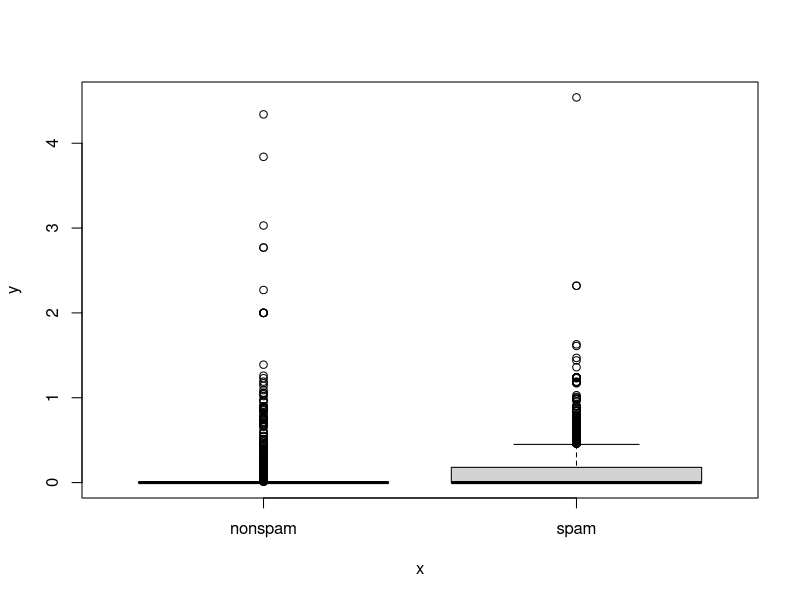
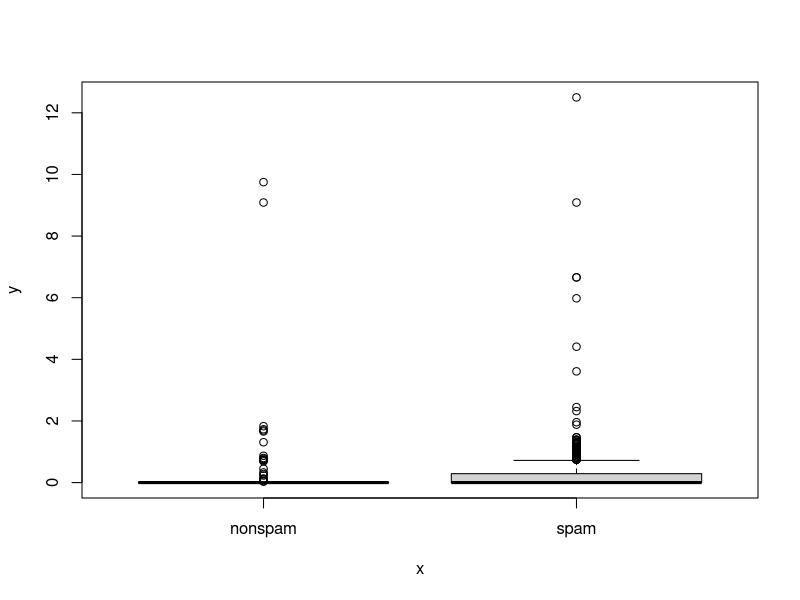
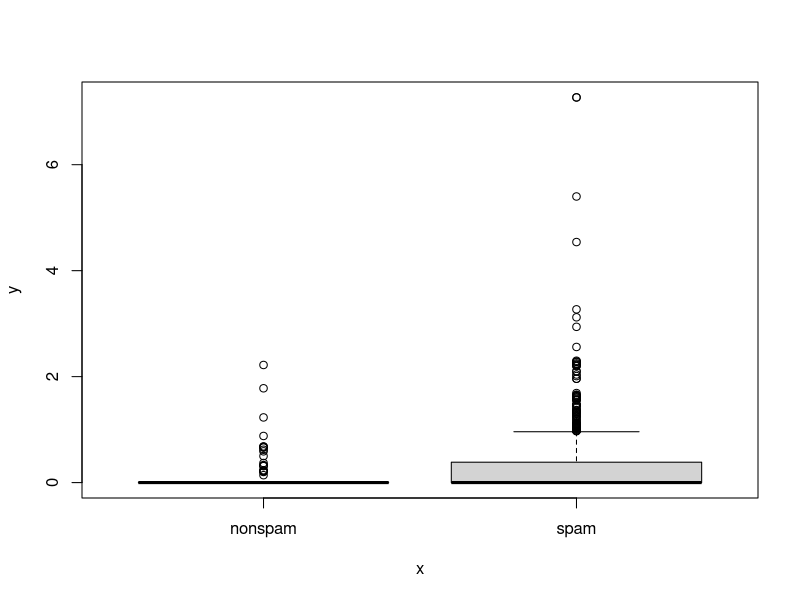
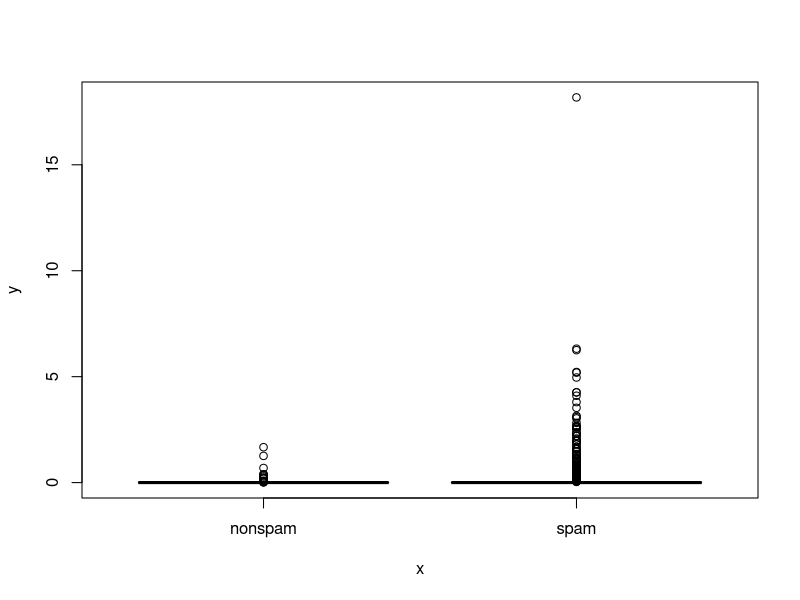
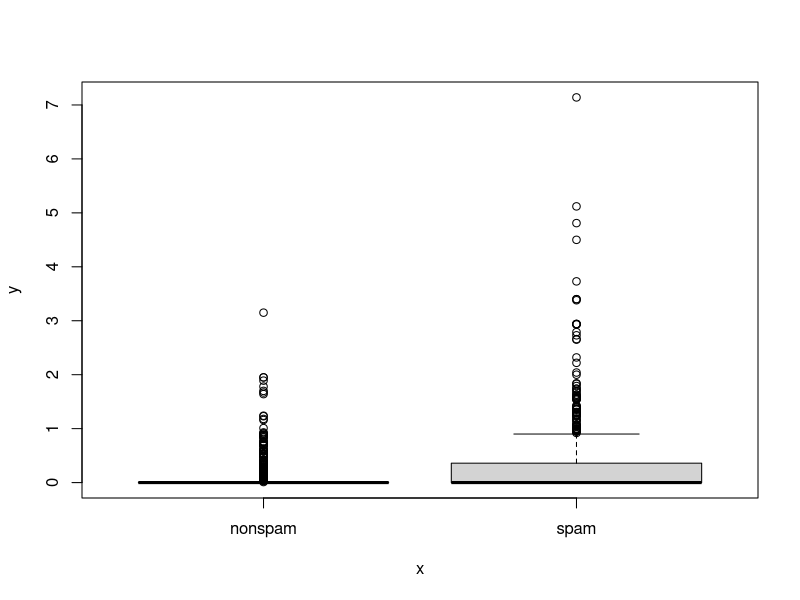
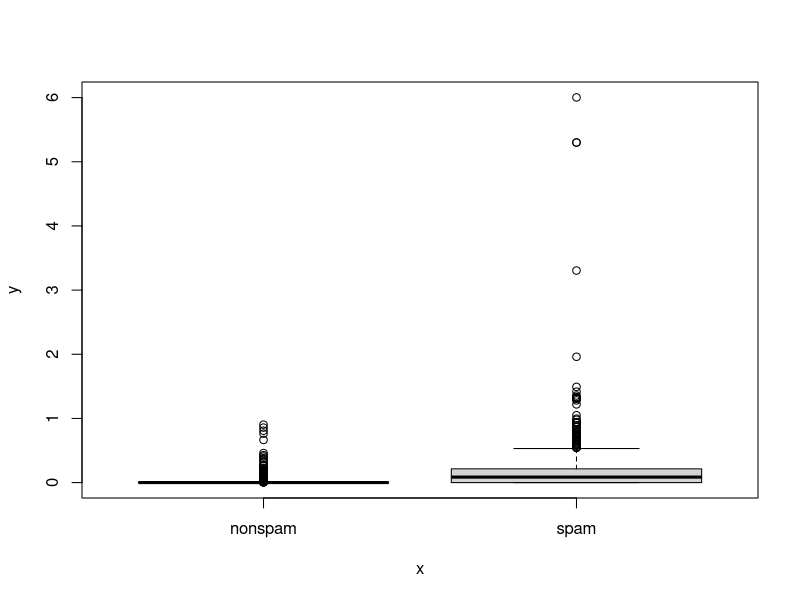
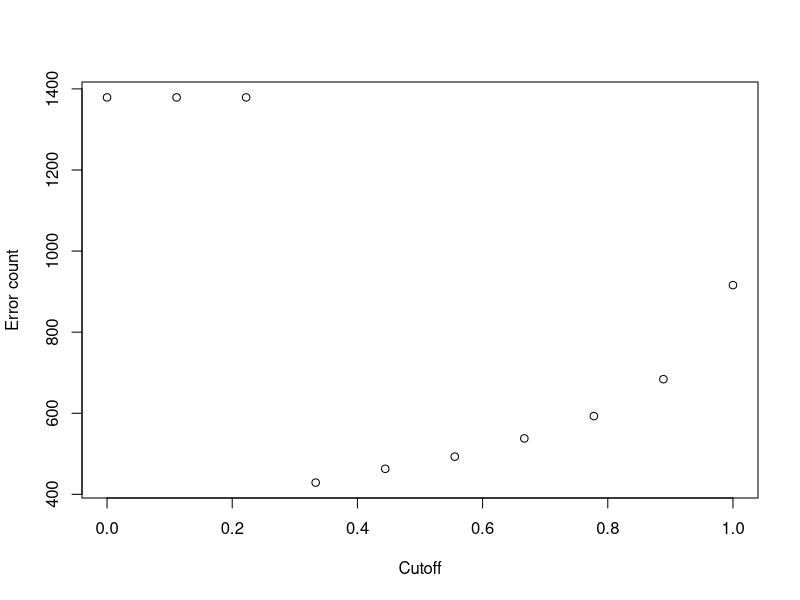
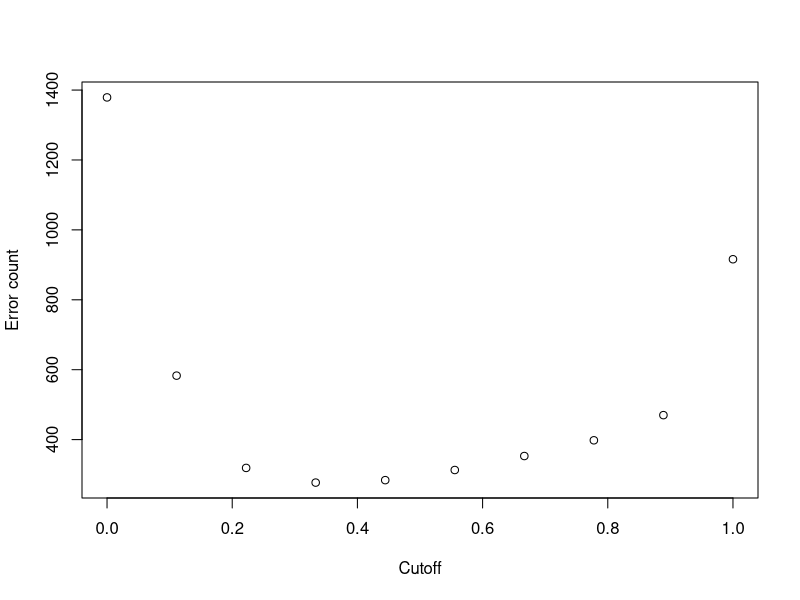

Write R code to recreate these figures, in order.
###### Setting up working directory
getwd()
setwd('/Users/hawooksong/Desktop/programming_projects/spamPrediction')

###### Updating packages
update.packages()

###### Loading data
# install.packages('psych')
# install.packages('kernlab')
library(psych)
library(kernlab)
data(spam)

###### Brief overview of data
?spam
names(spam)
head(spam)
dim(spam)
nRow <- dim(spam)[1]
nCol <- dim(spam)[2]

###### Adding a new column (for later)
table(spam$type)
table(as.integer(spam$type))
### nonspam is coded as 1
### spam is coded as 2
spam$typeNumeric <- as.integer(spam$type) - 1
### nonspam as 0
### spam as 1

###### Splitting training and testing set
set.seed(13)
trainingSetCond <- rbinom(nRow, 1, 0.5)
trainingSet <- spam[trainingSetCond == 1, ]
testSet <- spam[trainingSetCond == 0, ]

###### Making sure the above split was successful
table(trainingSet$type)
table(testSet$type)
table(trainingSet$type)[1] + table(trainingSet$type)[2] + table(testSet$type)[1] + table(testSet$type)[2]

###### Exploratory analysis on training set
names(trainingSet)
describe(trainingSet)
plot(trainingSet$type, trainingSet$make)
plot(trainingSet$type, trainingSet$money)
plot(trainingSet$type, trainingSet$remove)
plot(trainingSet$type, trainingSet$credit)
plot(trainingSet$type, trainingSet$business)
plot(trainingSet$type, trainingSet$charDollar)

###### Creating models
model0 <- glm(type ~ charDollar, data=trainingSet, family='binomial')
summary(model0)
confint(model0)

model1 <- glm(type ~ money, data=trainingSet, family='binomial')
summary(model1)

model2 <- glm(type ~ charDollar + money, data=trainingSet, family='binomial')
summary(model2)

###### Testing accuracy on the training set
modelPredictionPercentage <- predict(model2, type='response')
head(modelPredictionPercentage)

###### Choosing a cutoff (re-substitution)
cutoff <- seq(0, 1, length=10) 
errorsByCutoff <- rep(NA, 10)
for (i in 1:length(cutoff)) {
  spamPrediction <- as.integer(modelPredictionPercentage > cutoff[i])
  error <- sum(spamPrediction != trainingSet$typeNumeric)
  errorsByCutoff[i] <- error
}
plot(cutoff, errorsByCutoff, xlab='Cutoff', ylab='Error count')
### when cutoff is 0.3 (NOT 0.5), the prediction is most accurate

modelPrediction <- modelPredictionPercentage > 0.3
for (i in 1:length(modelPrediction)) {
  if (modelPrediction[i] == T) {
    modelPrediction[i] = 'spam'
  }
  else {
    modelPrediction[i] = 'nonspam'
  }
}
table(modelPrediction)

###### Creating a "confusion matrix"
confusionMatrix <- table(observed = trainingSet$type, predict = modelPrediction)  
confusionMatrix

###### Calculating the error rate and total number of errors
##### Type I error rate (failing to detect spam)
##### Type II error rate (miscategorizing nonspam as spam)
totalCases <- confusionMatrix[1] + confusionMatrix[2] + confusionMatrix[3] + confusionMatrix[4]
totalCases
totalErrors <- confusionMatrix[2, 1] + confusionMatrix[1, 2]
totalErrors 
type1ErrorRate <- confusionMatrix[2, 1] / totalCases
type1ErrorRate
type2ErrorRate <- confusionMatrix[1, 2] / totalCases
type2ErrorRate
totalErrorRate <- totalErrors / totalCases
totalErrorRate

###### Too large error rate above
###### Looking for a better model
model3 <- glm(type ~ charDollar + money + remove + free 
              + charExclamation + receive + order + will + capitalTotal, 
              data=trainingSet, family='binomial')
summary(model3)  # the word 'will' does not create stat. sig. reg. coef.

model4 <- glm(type ~ charDollar + money + remove + free 
              + charExclamation + receive + order + capitalTotal, 
              data=trainingSet, family='binomial')
summary(model4)  ## lower residual deviance than model2 (good!)

###### Testing accuracy on the training set
modelPredictionPercentage <- predict(model4, type='response')
head(modelPredictionPercentage)

###### Choosing a cutoff (re-substitution)
cutoff <- seq(0, 1, length=10) 
errorsByCutoff <- rep(NA, 10)
for (i in 1:length(cutoff)) {
  spamPrediction <- as.integer(modelPredictionPercentage > cutoff[i])
  error <- sum(spamPrediction != trainingSet$typeNumeric)
  errorsByCutoff[i] <- error
}
plot(cutoff, errorsByCutoff, xlab='Cutoff', ylab='Error count')
### when cutoff is 0.35 (again, NOT 0.5), the prediction is most accurate

modelPrediction <- modelPredictionPercentage > 0.35
for (i in 1:length(modelPrediction)) {
  if (modelPrediction[i] == T) {
    modelPrediction[i] = 'spam'
  }
  else {
    modelPrediction[i] = 'nonspam'
  }
}
table(modelPrediction)

###### Creating a "confusion matrix"
confusionMatrix <- table(observed = trainingSet$type, predict = modelPrediction)  
confusionMatrix

###### Calculating the error rate and total number of errors
##### Type I error rate (failing to detect spam)
##### Type II error rate (miscategorizing nonspam as spam)
totalCases <- confusionMatrix[1] + confusionMatrix[2] + confusionMatrix[3] + confusionMatrix[4]
totalCases
totalErrors <- confusionMatrix[2, 1] + confusionMatrix[1, 2]
totalErrors 
type1ErrorRate <- confusionMatrix[2, 1] / totalCases
type1ErrorRate
type2ErrorRate <- confusionMatrix[1, 2] / totalCases
type2ErrorRate
totalErrorRate <- totalErrors / totalCases
totalErrorRate
### error rate of 12% on training set
### any better way to reduce the error rate?

###### Letting R pick its own predictor variables 
###### Automatic variable selection
model5 <- glm(type ~ . - type - typeNumeric, 
              data=trainingSet, family='binomial')
summary(model5)  # thank you; you make my life easy!

model6 <- glm(type ~ our + over + remove + internet + order + addresses
              + free + business + your + num000 + hp + george + num650
              + meeting + re + edu + charExclamation + charDollar 
              + capitalAve + capitalTotal,
              data = trainingSet, family = 'binomial')
summary(model6)

###### How do we know which class our model is predicting?
###### That is, how do we know our model is predicting spam and not non-spam?

head(trainingSet$type)
head(as.numeric(trainingSet$type))
tail(trainingSet$type)
tail(as.numeric(trainingSet$type))

# 'spam' encodes 2 and 'nonspam' encodes 1
# glm(), or generalized linear model, predict 'spam' and not 'nonspam' because 'spam (2)' > 'nonspam (1)


###### Understanding our prediction model and its regression coefficients
# In generalized linear model, the regression coefficient for each variable signifies the 
# change in logit--ln(P / [1 - P])--for 1 unit change in the said variable across the average 
# values of other variables, where p is our probability of an event we are predicting. 
#
# P: probability of spam 
# 1 - P: probability of nonspam


###### Testing accuracy on the training set
modelPredictionPercentage <- predict(model6, type='response')
head(modelPredictionPercentage)


###### Choosing a cutoff (re-substitution)
cutoff <- seq(0, 1, length=10) 
errorsByCutoff <- rep(NA, 10)
for (i in 1:length(cutoff)) {
  spamPrediction <- as.integer(modelPredictionPercentage > cutoff[i])
  error <- sum(spamPrediction != trainingSet$typeNumeric)
  errorsByCutoff[i] <- error
}
plot(cutoff, errorsByCutoff, xlab='Cutoff', ylab='Error count',
     main='Number of prediction errors\n under various cutoff values', pch=20)
### when cutoff is 0.4 (again, NOT 0.5), the prediction is most accurate

# creating a png image of the plot
dev.copy(png, 'images/prediction_errors_vs_probability_cutoff_values.png')
dev.off()

# classifying anything above 0.4 as spam and less than 0.4 as nonspam
modelPrediction <- modelPredictionPercentage > 0.4
for (i in 1:length(modelPrediction)) {
  if (modelPrediction[i] == T) {
    modelPrediction[i] = 'spam'
  }
  else {
    modelPrediction[i] = 'nonspam'
  }
}
table(modelPrediction)

###### Creating a "confusion matrix"
confusionMatrix <- table(observed = trainingSet$type, predict = modelPrediction)  
confusionMatrix

###### Calculating the error rate and total number of errors
##### Type I error rate (failing to detect spam)
##### Type II error rate (miscategorizing nonspam as spam)
totalCases <- confusionMatrix[1] + confusionMatrix[2] + confusionMatrix[3] + confusionMatrix[4]
totalCases
totalErrors <- confusionMatrix[2, 1] + confusionMatrix[1, 2]
totalErrors 
type1ErrorRate <- confusionMatrix[1, 2] / totalCases
type1ErrorRate
type2ErrorRate <- confusionMatrix[2, 1] / totalCases
type2ErrorRate
totalErrorRate <- totalErrors / totalCases
totalErrorRate
### Error rate dropped from around 12% to 7.45%!

###### Testing the model on test data set
###### Testing accuracy on the training set
modelPredictionPercentage <- predict(model6, type='response', testSet)
head(modelPredictionPercentage)

###### Ideal cutoff was determined to be 0.38 from testing on the training set
modelPrediction <- modelPredictionPercentage > 0.4
for (i in 1:length(modelPrediction)) {
  if (modelPrediction[i] == T) {
    modelPrediction[i] = 'spam'
  }
  else {
    modelPrediction[i] = 'nonspam'
  }
}
head(modelPrediction)
table(modelPrediction)

###### Creating a "confusion matrix"
confusionMatrix <- table(observed = testSet$type, predict = modelPrediction)  
confusionMatrix

###### Calculating the error rate and total number of errors
##### Type I error rate (failing to detect spam)
##### Type II error rate (miscategorizing nonspam as spam)
totalCases <- confusionMatrix[1] + confusionMatrix[2] + confusionMatrix[3] + confusionMatrix[4]
totalCases
totalErrors <- confusionMatrix[2, 1] + confusionMatrix[1, 2]
totalErrors 
type1ErrorRate <- confusionMatrix[2, 1] / totalCases
type1ErrorRate
type2ErrorRate <- confusionMatrix[1, 2] / totalCases
type2ErrorRate
totalErrorRate <- totalErrors / totalCases
totalErrorRate
### Wow! Even lower, only 7.2% error rate on the testing set!
